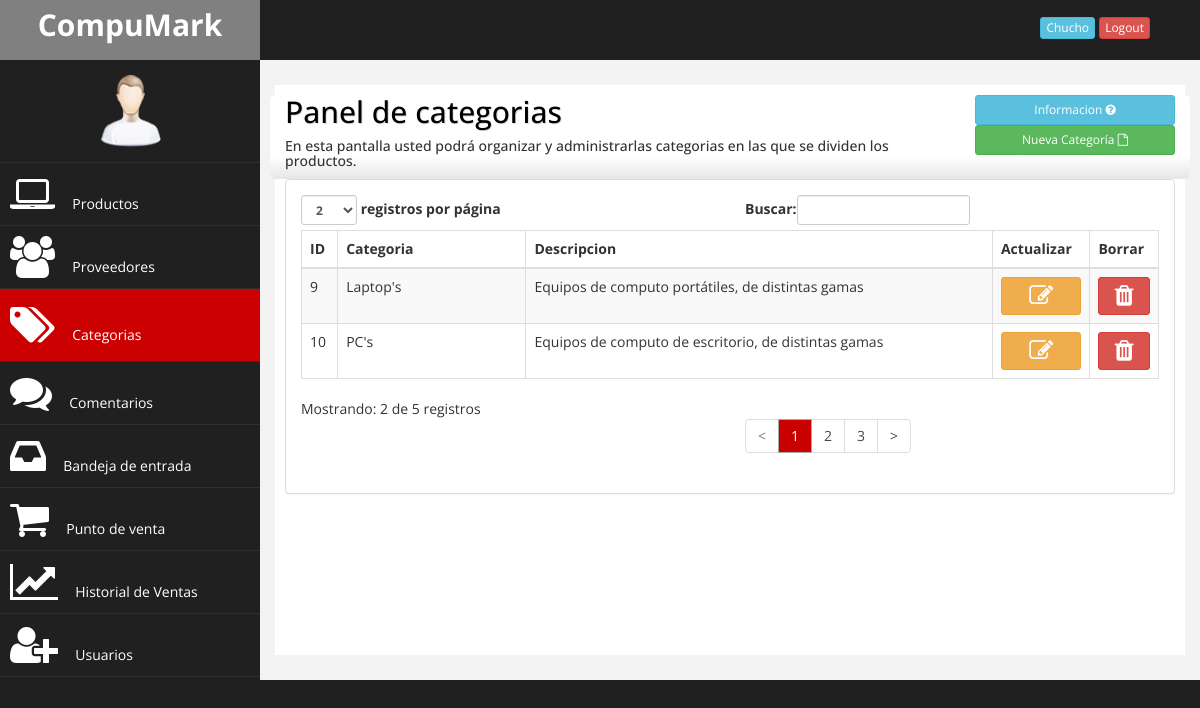
The app's page /administrador/categorias.php (signed in) with its own data.
### tables this page shows
CREATE TABLE IF NOT EXISTS `categoria` (
  `id_Categoria` int(11) NOT NULL AUTO_INCREMENT,
  `nom_categoria` varchar(45) NOT NULL,
  `desc_categoria` varchar(100) NOT NULL,
  PRIMARY KEY (`id_Categoria`)
);

### lib/class/Conexion.php (called while the page is built, shortened)
<?php
class Conexion
{
    private static $instancia;
    private $con;
    private function __construct()
    {
    try
    {
    $this->con = new PDO('mysql:host=localhost;dbname=cm_db','root','');
    $this->con->exec("SET CHARSET SET utf8");
    }catch(PDOException $e)
    {
    echo "Error: ".$e->getMessage();
    die();
    }
    }
    public static function singleton_conexion()
    {
      if(!Isset(self::$instancia))
      {
       self::$instancia = new $miclase;
      }
        return self::$instancia;
    }
    public function prepare($sql)
    {
       return $this->con->prepare($sql);
    }
}

### lib/class/Categoria.php (called while the page is built, shortened)
<?php
require_once 'Conexion.php';
class Categoria
{
private $con;
public function __construct()
{
 $this->con = Conexion::singleton_conexion();
}
public function show_data($id= null)
{
    try{
$sql ="SELECT * FROM categoria";
    $consulta = $this->con->prepare($sql);
    $consulta->execute();
    $this->con=NULL;
        if($consulta->rowCount()>0)
        {
            return $consulta;
        }else{
            return false;
        }
    }catch(PDOException $e){
      print "Error: ".$e->getMessage();
    }
}
}

### administrador/categorias.php (the view, shortened to what this page needs)
<?php
include_once '../lib/class/Categoria.php';
$classCat = new Categoria();
$dataCat= $classCat->show_data(NULL);
?>
<!DOCTYPE html>
<html>
<head>
    <link href="../css/herramientas/bootstrap.css" rel="stylesheet" />
    <link href="../css/herramientas/font-awesome.css" rel="stylesheet" />
    <link href="../css/admin-style.css" rel="stylesheet" />
    <link href="../css/herramientas/jquery.ketchup-alter.css" rel="stylesheet">
    <link href="../css/herramientas/jcomfirmaction2.css" rel="stylesheet">
</head>
<body>
    <div id="wrapper">
           <nav class="navbar navbar-default navbar-cls-top " role="navigation" style="margin-bottom: 0">
            <div class="navbar-header">
                <a class="navbar-brand" href="../index.php">CompuMark</a>
           </div>
       <div class="session">
              <a tabindex="0" class="btn btn-xs btn-info popov" role="button" data-toggle="popover" data-trigger="focus"
              title="Informacion de <?php echo $_SESSION['nom_cliente']; ?>" data-placement="left"
              data-content="
              <strong> Nivel:</strong>&nbsp;<?php echo $_SESSION['niv_cliente']; ?><br>
              <strong>E-Mail:</strong>&nbsp;<?php echo $_SESSION['cor_cliente']; ?><br>
              <strong>No.de Usuario:</strong>&nbsp;<?php echo $_SESSION['id_Cliente']; ?><br>">
              <?php echo $_SESSION['nom_cliente']; ?>
              </a>
       <a href="../login.php" class="btn btn-danger btn-xs">Logout</a>
       </div>
        </nav>
                <nav class="navbar-default navbar-side" role="navigation">
            <div class="sidebar-collapse">
                <ul class="nav" id="main-menu">
				<li class="text-center">
                    <img src="../herramientas/img/find_user.png" class="user-image img-responsive"/>
					</li>
                    <li>
                        <a  href="productos.php"><i class=" fa fa-laptop fa-3x"></i>&nbsp; Productos</a>
                    </li>
                      <li>
                        <a  href="proveedores.php"><i class="fa fa-users fa-3x"></i>&nbsp; Proveedores</a>
                    </li>
                     <li>
                        <a  class="active" href="categorias.php"><i class="fa fa-tags fa-3x"></i>&nbsp; Categorias</a>
                    </li>
                    <li>
                        <a  href="comentarios.php"><i class="fa fa-comments fa-3x"></i>&nbsp; Comentarios
                    </a>
                    </li>
                    <li>
                        <a  href="contactos_cm.php"><i class="fa fa-inbox fa-3x"></i>&nbsp; Bandeja de entrada
                    </a>
                    </li>
                    <li>
                        <a   href="punto_deVenta.php"><i class="fa fa-shopping-cart fa-3x"></i>&nbsp; Punto de venta</a>
                    </li>
                    <li>
                        <a   href="ventas.php"><i class="fa fa-line-chart fa-3x"></i>&nbsp; Historial de Ventas</a>
                    </li>
				    <li>
<?php
 if($_SESSION['niv_cliente']=="ad-master")
 { ?>
                        <a  href="usuarios.php"><i class="fa fa-user-plus fa-3x"></i>&nbsp; Usuarios</a>
<?php
 }else{
?>
                   <a  href="#" class="disabled_menu"><i class="fa fa-user-plus fa-3x"></i>&nbsp; Usuarios</a>
 <?php } ?>
                    </li>
                     </ul>
            </div>
        </nav>
        <div id="page-wrapper" >
            <div id="page-inner">
                <div class="row orion">
                    <div class="col-md-9">
                     <h2 id="one">Panel de categorias</h2>
                        <h5>En esta pantalla usted podrá organizar y administrarlas categorias en las que se dividen los productos.</h5>
                    </div>
                         <div class="col-md-3">
                         <button class="btn btn-info btn-sm" data-toggle="modal" data-target="#myModal5">
                                      Informacion <i class="fa fa-question-circle fa-x"></i>
                         </button>
                                     <a href="formu_Categorias.php" class="btn btn-success btn-sm" role="button">
                                         Nueva Categoría&nbsp;<i class="fa fa-file-o fa-x"></i>
                                     </a>
                        </div>
                </div>
   <div class="row">
                  <div class="col-md-12 ">
<?php if($dataCat!=null){ ?>
                            <div class="panel panel-default">
                                <div class="panel-body">
                                    <div class="table-responsive">
                                        <table class="table table-striped table-bordered table-hover" id="dataTables-example2">
                                            <thead>
                                                <tr>
                                                    <th>ID</th>
                                                    <th>Categoria</th>
                                                    <th>Descripcion</th>
                                                    <th>Actualizar</th>
                                                    <th>Borrar</th>
                                                </tr>
                                            </thead>
                                            <tbody>
                                            <?php
while($data=$dataCat->fetchObject())
{
                        echo "<tr class='odd gradeX'>";
                            echo "<td>" . $data->id_Categoria . "</td>";
                            echo "<td>" . $data->nom_categoria . "</td>";
                            echo "<td>" . $data->desc_categoria . "</td>";
                            echo "<td> <form name='F-update' action='formu_Categorias.php' method='post'>
                                 <input type='hidden' name='id' value='".$data->id_Categoria."'>
                                 <button type='submit' class='btn btn-warning btn-sm'><i class='fa fa-pencil-square-o fa-2x'></i></button>
                                 </form>
                                 </td>";
                            echo "<td> <form name='F-delete' class='validator' action='../lib/ops_categoria/deleteCategoria.php' method='post'>
                                 <input type='hidden' name='id' value='".$data->id_Categoria."'>
                                  <button type='submit' class='btn btn-danger btn-sm ask'><i class='fa fa-trash fa-2x'></i></button>
                                 </form>
                                 </td>";
                        echo "</tr>"; ?>
   <?php } ?>
                               </tbody>
                            </table>
                        </div>
                    </div>
                </div>
 <?php } ?>
                      </div>
                </div>
            </div>
        </div>
    </div>
</body>
</html>

### css/admin-style.css (style rules this page uses)
html { background:#202020; }
body { font-family: 'Open Sans', sans-serif; }
#wrapper { width: 100%; background:#202020; }
#page-wrapper { padding: 15px 15px; background:#F3F3F3; }
#page-inner { width:100%; min-height:570px; margin:10px 20px 10px 0px; background-color:#fff!important; padding:10px; }
.text-center { text-align:center; }
#one { color: #000000; text-shadow: 1px 1px #DDDDDD; }
.orion { background: rgba(255,255,255,1); background: -moz-linear-gradient(top, rgba(255,255,255,1) 0%, rgba(255,255,255,1) 73%, rgba(230,230,230,1) 100%); background: -webkit-gradient(left top, left bottom, color-stop(0%, rgba(255,255,255,1)), color-stop(73%, rgba(255,255,255,1)), color-stop(100%, rgba(230,230,230,1))); background: -webkit-linear-gradient(top, rgba(255,255,255,1) 0%, rgba(255,255,255,1) 73%, rgba(230,230,230,1) 100%); background: -o-linear-gradient(top, rgba(255,255,255,1) 0%, rgba(255,255,255,1) 73%, rgba(230,230,230,1) 100%); background: -ms-linear-gradient(top, rgba(255,255,255,1) 0%, rgba(255,255,255,1) 73%, rgba(230,230,230,1) 100%); background: linear-gradient(to bottom, rgba(255,255,255,1) 0%, rgba(255,255,255,1) 73%, rgba(230,230,230,1) 100%); filter: progid:DXImageTransform.Microsoft.gradient( startColorstr='#ffffff', endColorstr='#e6e6e6', GradientType=0 ); border-radius: 5px; }
.session { color: white; padding: 15px 50px 5px 50px; float: right; font-size: 16px; }
.user-image { margin: 15px auto; -webkit-border-radius: 10px; -moz-border-radius: 10px; border-radius: 10px; max-height:150px; max-width:150px; }
.navbar-cls-top .navbar-brand { color: #fff; background: #C90000; width: 260px; text-align: center; height: 60px; font-size: 30px; font-weight: 700; -o-transition: all 1s; -moz-transition: all 1s; -webkit-transition: all 1s; -ms-transition: all 1s; }
.sidebar-collapse , .sidebar-collapse .nav { background:none; }
.sidebar-collapse .nav { padding:0; }
.sidebar-collapse .nav > li > a { color:#fff; background:#202020; text-shadow:none; }
.sidebar-collapse > .nav > li > a { padding:10px 10px; -o-transition: all .5s; -moz-transition: all .5s; -webkit-transition: all .5s; -ms-transition: all .5s; }
.sidebar-collapse > .nav > li { border-bottom: 1px solid rgba(107, 108, 109, 0.19); }
.sidebar-collapse .nav > li > a.active { background: #CC0000; padding:15px 10px; outline:0; color: #FFFFFF; -o-transition: all 1s; -moz-transition: all 1s; -webkit-transition: all 1s; -ms-transition: all 1s; }
.navbar-side { border:none; background-color: #202020; }
.navbar-cls-top { background:#202020; border-bottom:none; }
.navbar-default { border:0px solid black; }
.navbar-header { background: #A70303; }
.nav > li > a > i { margin-right:10px; }
@media (min-width:768px) { #page-wrapper { margin: 0 0 0 260px; } }
@media (min-width:768px) { .navbar-side { z-index: 1; position: absolute; width: 260px; } }
@media (min-width:768px) { .navbar { border-radius: 0px; } }

### records on screen
categoria: id_Categoria "9", nom_categoria "Laptop's", desc_categoria "Equipos de computo portátiles, de distintas gamas"
categoria: id_Categoria "10", nom_categoria "PC's", desc_categoria "Equipos de computo de escritorio, de distintas gamas"

### other values on screen
$_SESSION['nom_cliente'] "Chucho"
